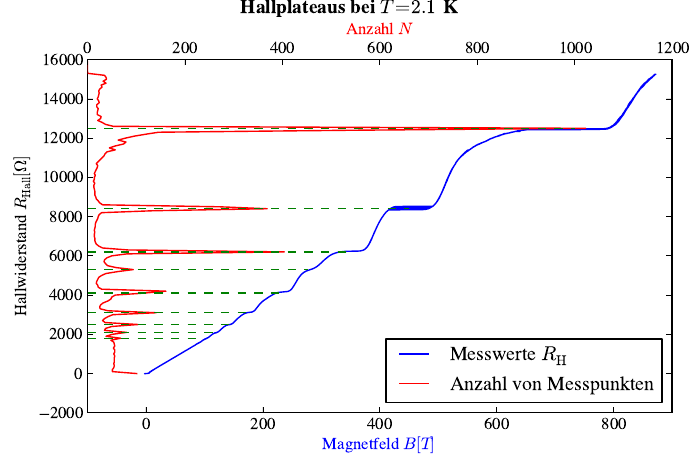

Generate this figure with Python:
# -*- coding: utf-8 -*-

from pylab import *
from scipy import *
from scipy.optimize import *
import matplotlib.pyplot as plt
from matplotlib import rc
from numpy import *

rc('font', family = 'serif', serif = 'STIXGeneral')
fig = plt.figure(num=None, figsize=(7, 5), dpi=150, facecolor='w', edgecolor='k')
fig.suptitle(r"Hallplateaus bei $T=2.1\,$K", fontsize=14, fontweight='bold', y=1)

#def f(U):
#   return 297.0 -25.87*U + 1.908*U**2 - 0.4020*U**3;

data = genfromtxt("2,1-Hallwiderstand-Magnetfeld_bereinigt.dat")

#print data[100:,1]

B = data[:8500,0]
#U_H = data[:,2]/10 * 1e-3
#I_H = (data[:,3]/10 * 2e-3)/4981

R_H = data[:8500,1]

delta = 20
step = 10

Mittelwertkandidaten=range(0,16000,step)
counts = zeros(len(Mittelwertkandidaten))

print "Laenge Mittelwertkandidaten:", len(Mittelwertkandidaten)

for i in range(len(Mittelwertkandidaten)):
	print i
	for j in R_H:
		if abs(Mittelwertkandidaten[i]-j) < delta:
			counts[i]+=1


maximum1=max(counts[11000/step:16000/step])
maximum21=max(counts[8450/step:8800/step])
maximum22=max(counts[8200/step:8450/step])
maximum3=max(counts[5000/step:8000/step])
maximum4=max(counts[5000/step:5600/step])
maximum5=max(counts[3800/step:4200/step])
maximum6=max(counts[2900/step:3300/step])
maximum7=max(counts[2300/step:2600/step])
maximum8=max(counts[1900/step:2200/step])
maximum9=max(counts[1600/step:1900/step])

wertmaximum1=argmax(counts[11000/step:16000/step])+11000/step
wertmaximum21=argmax(counts[8450/step:8800/step])+8450/step
wertmaximum22=argmax(counts[8200/step:8450/step])+8200/step
wertmaximum3=argmax(counts[5000/step:8000/step])+5000/step
wertmaximum4=argmax(counts[5000/step:5600/step])+5000/step
wertmaximum5=argmax(counts[3800/step:4200/step])+3800/step
wertmaximum6=argmax(counts[2900/step:3300/step])+2900/step
wertmaximum7=argmax(counts[2300/step:2600/step])+2300/step
wertmaximum8=argmax(counts[1900/step:2200/step])+1900/step
wertmaximum9=argmax(counts[1600/step:1900/step])+1600/step

Mittelwertkandidatenmax2 = (Mittelwertkandidaten[wertmaximum21] + Mittelwertkandidaten[wertmaximum22])/2

print "Laenge Mittelwertkandidaten:", len(Mittelwertkandidaten)
print "Maxima:", maximum1, maximum21, maximum22, maximum3, maximum4, maximum5, maximum6, maximum7, maximum8, maximum8
print "argmax:", wertmaximum1, wertmaximum21, wertmaximum22, wertmaximum3, wertmaximum4, wertmaximum5, wertmaximum6, wertmaximum7, wertmaximum8, wertmaximum9
print "Mittelwertkandidaten der Maxima:", Mittelwertkandidaten[wertmaximum1], Mittelwertkandidatenmax2, Mittelwertkandidaten[wertmaximum3], Mittelwertkandidaten[wertmaximum4], Mittelwertkandidaten[wertmaximum5], Mittelwertkandidaten[wertmaximum6], Mittelwertkandidaten[wertmaximum7], Mittelwertkandidaten[wertmaximum8], Mittelwertkandidaten[wertmaximum9]

#lines = plt.plot(0,12500,2000,12500, "g--")
#plt.setp(lines, color="g", linewidth=2.0)

ax = fig.add_subplot(111)
subplots_adjust(top=0.87, right=0.96)
ax.plot(B, R_H, "b,", label=u"Messwerte $R_\mathrm{H}$", markeredgecolor="b")
ax.plot([0,0],[0,0], "r", label=u"Anzahl von Messpunkten" + "\n" + u"in einem Bereich von $\pm 20\,\Omega$")
ax.plot([0,0],[0,0], "g--", label=u"Niveau der Hall-Plateaus")

ax.set_xlabel(u"Magnetfeld $B[T]$")
ax.set_ylabel(u"Hallwiderstand $R_{\mathrm{Hall}}[\Omega]$")
ax.xaxis.label.set_color('blue')
plt.xlim([0,9]) ####

ax2 = ax.twiny()
ax2.plot(counts,Mittelwertkandidaten, "r", label=u"liste")
ax2.xaxis.label.set_color('red')
ax2.set_xlabel(r"Anzahl $N$")
plt.xlim([0,maximum1+500]) ####

ax.legend(loc=4)
#ax2.legend(loc=4)

ax.plot([0,7.8],[Mittelwertkandidaten[wertmaximum1],Mittelwertkandidaten[wertmaximum1]], "g--")
ax.plot([0,4.8],[Mittelwertkandidatenmax2,Mittelwertkandidatenmax2], "g--")
ax.plot([0,3.7],[Mittelwertkandidaten[wertmaximum3],Mittelwertkandidaten[wertmaximum3]], "g--")
ax.plot([0,2.8],[Mittelwertkandidaten[wertmaximum4],Mittelwertkandidaten[wertmaximum4]], "g--")
ax.plot([0,2.4],[Mittelwertkandidaten[wertmaximum5],Mittelwertkandidaten[wertmaximum5]], "g--")
ax.plot([0,1.8],[Mittelwertkandidaten[wertmaximum6],Mittelwertkandidaten[wertmaximum6]], "g--")
ax.plot([0,1.45],[Mittelwertkandidaten[wertmaximum7],Mittelwertkandidaten[wertmaximum7]], "g--")
ax.plot([0,1.2],[Mittelwertkandidaten[wertmaximum8],Mittelwertkandidaten[wertmaximum8]], "g--")
ax.plot([0,1.05],[Mittelwertkandidaten[wertmaximum9],Mittelwertkandidaten[wertmaximum9]], "g--")

plt.ylim([-200,16000]) ####

#text(750, Mittelwertkandidaten[wertmaximum1]+500, r"$\nu = 2$", va='center', ha='center')
#text(300, Mittelwertkandidaten[wertmaximum2]+500, r"$\nu = 3$", va='center', ha='center')
#text(210, Mittelwertkandidaten[wertmaximum3]+500, r"$\nu = 4$", va='center', ha='center')
#text(210, Mittelwertkandidaten[wertmaximum4]+500, r"$\nu = 5$", va='center', ha='center')
#text(200, Mittelwertkandidaten[wertmaximum5]+500, r"$\nu = 6$", va='center', ha='center')
#text(190, Mittelwertkandidaten[wertmaximum6]+500, r"$\nu = 8$", va='center', ha='center')
#text(180, Mittelwertkandidaten[wertmaximum7]+500, r"$\nu = 10$", va='center', ha='center')
#text(170, Mittelwertkandidaten[wertmaximum8]+500, r"$\nu = 12$", va='center', ha='center')
#text(160, Mittelwertkandidaten[wertmaximum9]+500, r"$\nu = 14$", va='center', ha='center')

#text(700,8000, u"$R_\mathrm{H2}$ bei ", va='center', ha='center')
#text(780,8000, Mittelwertkandidaten[wertmaximum1], va='center', ha='center')
#text(700,7200, u"$R_\mathrm{H3}$ bei ", va='center', ha='center')
#text(780,7200, Mittelwertkandidaten[wertmaximum2], va='center', ha='center')
#text(700,6600, u"$R_\mathrm{H4}$ bei ", va='center', ha='center')
#text(780,6600, Mittelwertkandidaten[wertmaximum3], va='center', ha='center')
#text(700,5800, u"$R_\mathrm{H5}$ bei ", va='center', ha='center')
#text(780,5800, Mittelwertkandidaten[wertmaximum4], va='center', ha='center')
#text(700,5000, u"$R_\mathrm{H6}$ bei ", va='center', ha='center')
#text(780,5000, Mittelwertkandidaten[wertmaximum5], va='center', ha='center')
#text(700,4200, u"$R_\mathrm{H8}$ bei ", va='center', ha='center')
#text(780,4200, Mittelwertkandidaten[wertmaximum6], va='center', ha='center')
#text(700,3600, u"$R_\mathrm{H10}$ bei ", va='center', ha='center')
#text(780,3600, Mittelwertkandidaten[wertmaximum7], va='center', ha='center')
#text(700,2800, u"$R_\mathrm{H12}$ bei ", va='center', ha='center')
#text(780,2800, Mittelwertkandidaten[wertmaximum8], va='center', ha='center')
#text(700,2000, u"$R_\mathrm{H14}$ bei ", va='center', ha='center')
#text(780,2000, Mittelwertkandidaten[wertmaximum9], va='center', ha='center')

# y = log(data[:,1]/(8e-3*1.63e-3*2.74e-3))
# y = log(data[:,1]*(1.63e-3*2.74e-3)/(8e-3*4.2e-3))

#X = x[0:14]
#Y = y[0:14]

#fitfunc = lambda p, x: p[0]*x + p[1]
#errfunc = lambda p, x, y: fitfunc(p, x) - y
#P, success = leastsq(errfunc, [1, 1], args=(X, Y))




#plot(x, fitfunc(P, x), "r", label="Ausgleichsgerade")
#plot(x, -0.0105*x + 0.9, "r--", label="Fehlergerade")
#plot(x, -0.0077*x + 0.65, "r--")

#plot([207, 207], [0.0, -4.5], "k", label="Inversionstemperatur")

#fitfunc = lambda p, x: p[0] + p[1]*x + p[2]*x**2+ p[3]*x**3 + p[4]*x**4 + p[5]*x**5
#errfunc = lambda p, x, y: fitfunc(p, x) - y
#p, success = leastsq(errfunc, [1, 1, 1, 0, 1, 1, 1, 1, 1], args=(x, y))
#R = linspace(min(x), max(x), 1000)
#plot(R, fitfunc(p, R), label="Ausgleichende Kurve")

#errorbar(x, y, yerr=len(x)*[0.04], xerr=len(x)*[1], fmt="g.", label="Messpunkte mit Fehlerbalken")

fig.savefig("04-2,1-Hallplateaus.pdf")

show()
